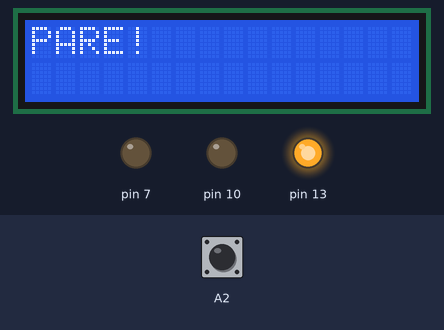
The sketch below on a simulated Arduino Uno, built with avr-gcc and run on an emulated ATmega328P. On the bench: 16×2 character LCD, output pins drawn as LEDs (lit = HIGH). Dashed ring = blinking. The inputs (shaded band) are chosen by the test bench; at power-on: A2 HIGH.

Above: at 3.2 s.
3.3 s: A2 pulled LOW for 0.15 s
At 3.56 s:
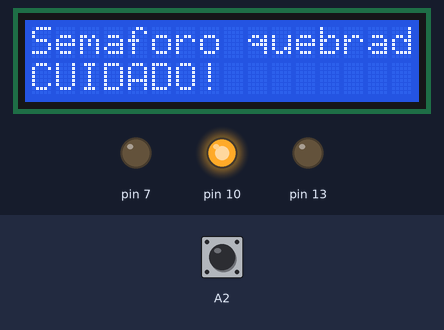
5.5 s: A2 pulled LOW for 1 s
At 6.0 s:
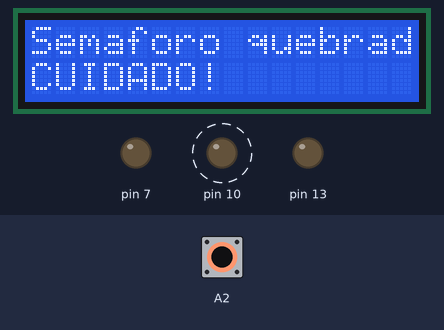
8.2 s: A2 pulled LOW for 3.2 s
At 8.74 s:
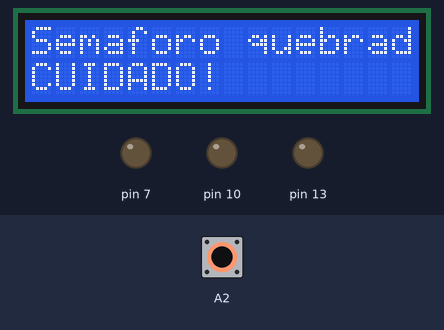
Timing chart, 0 to 25.4 s (numbered marks = the images above; inputs shaded):
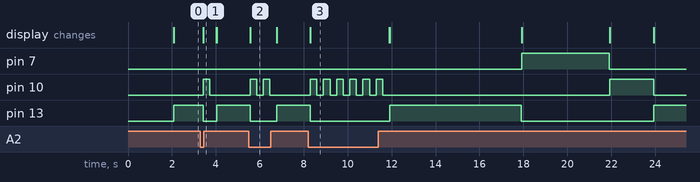

Measured:
- after the input at 3.3 s, pin 10: LOW → HIGH after 0.12 s, → LOW 0.30 s later; pin 13: HIGH → LOW after 0.12 s, → HIGH 0.61 s later; the display: changes after 0.12 s (image 1)
- after the input at 5.5 s, pin 10: alternates HIGH for 0.30 s and LOW for 0.30 s, 4 changes in all, then stays LOW, starting after 0.06 s; pin 13: HIGH → LOW after 0.06 s, → HIGH 1.2 s later; the display: changes after 0.06 s (image 2)
- after the input at 8.2 s, the display: changes after 0.10 s (image 3)

The sketch:

sketch.ino
```cpp
#include <LiquidCrystal_I2C.h>

LiquidCrystal_I2C lcd(0x27, 16, 2);

// Classe dos LEDs
class Led {
  int pino;

public:
  Led(int p) {
    pino = p;
    pinMode(pino, OUTPUT);
  }

  void ligar() { digitalWrite(pino, HIGH); }
  void desligar() { digitalWrite(pino, LOW); }

  void piscar(int tempo) {
    ligar();
    delay(tempo);
    desligar();
    delay(tempo);
  }
};

// Pino dos LEDs
Led vermelho(13);
Led amarelo(10);
Led verde(7);

// Ponteiro para o pino do botão
int botao = A2;
int* ptrBotao = &botao;

void setup() {
  Serial.begin(9600);
  pinMode(*ptrBotao, INPUT_PULLUP);

  // Configura o LCD
  lcd.init();
  lcd.backlight();
  lcd.print("Semaforo Offline");
  delay(2000);
  lcd.clear();
}

void loop() {
  if (digitalRead(*ptrBotao) == LOW) {
    lcd.clear();
    lcd.setCursor(0, 0);
    lcd.print("Semaforo quebrado!");
    lcd.setCursor(0, 1);
    lcd.print("CUIDADO!");
    vermelho.desligar();
    verde.desligar();

    // pisca o amarelo enquanto o botão estiver pressionado
    while (digitalRead(*ptrBotao) == LOW) {
      amarelo.piscar(300);
    }
    lcd.clear();
    return;
  }

  // modo normal

  // Vermelho 6s
  lcd.clear();
  lcd.print("PARE!");
  vermelho.ligar();
  for (int i = 0; i < 60; i++) {
    if (digitalRead(*ptrBotao) == LOW) return;
    delay(100);
  }
  vermelho.desligar();

  // Verde 4s
  lcd.clear();
  lcd.print("SIGA!");
  verde.ligar();
  for (int i = 0; i < 40; i++) {
    if (digitalRead(*ptrBotao) == LOW) return;
    delay(100);
  }
  verde.desligar();

  // Amarelo 2s
  lcd.clear();
  lcd.print("ATENCAO!");
  amarelo.ligar();
  for (int i = 0; i < 20; i++) {
    if (digitalRead(*ptrBotao) == LOW) return;
    delay(100);
  }
  amarelo.desligar();
}
```
